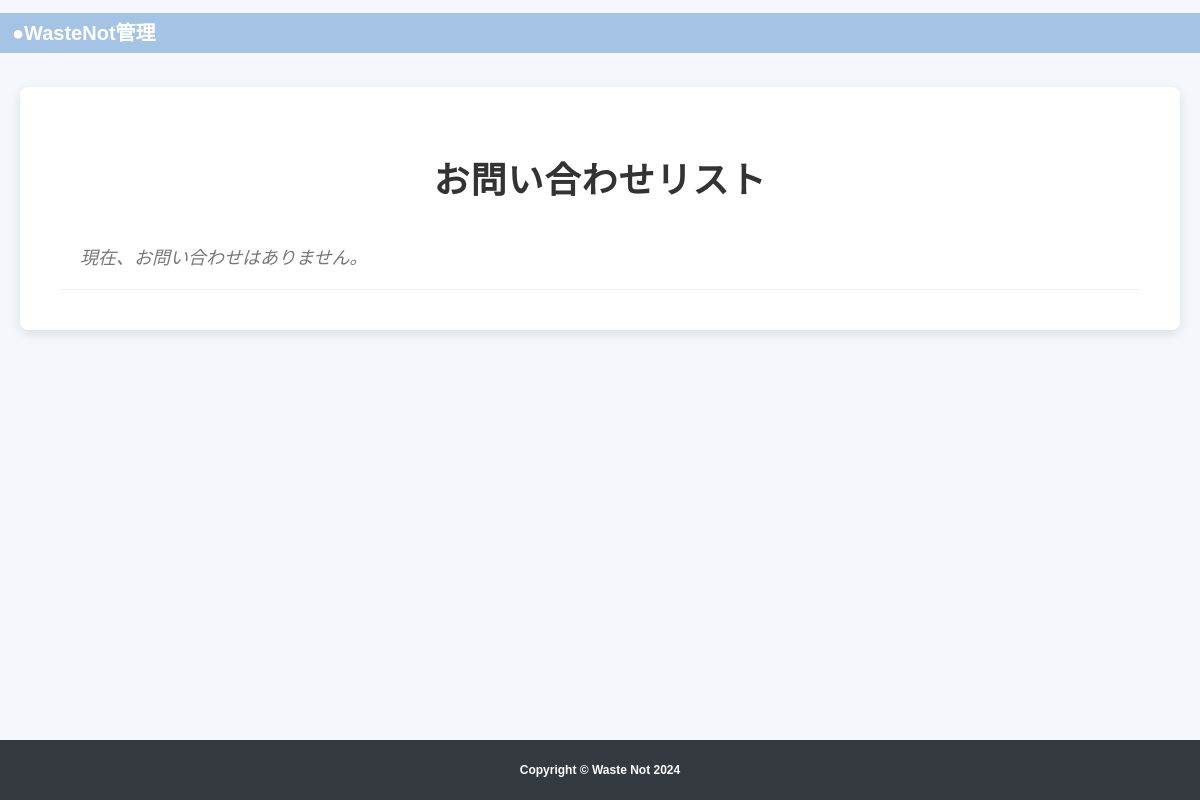
Before: /contacts/ with the older database file.
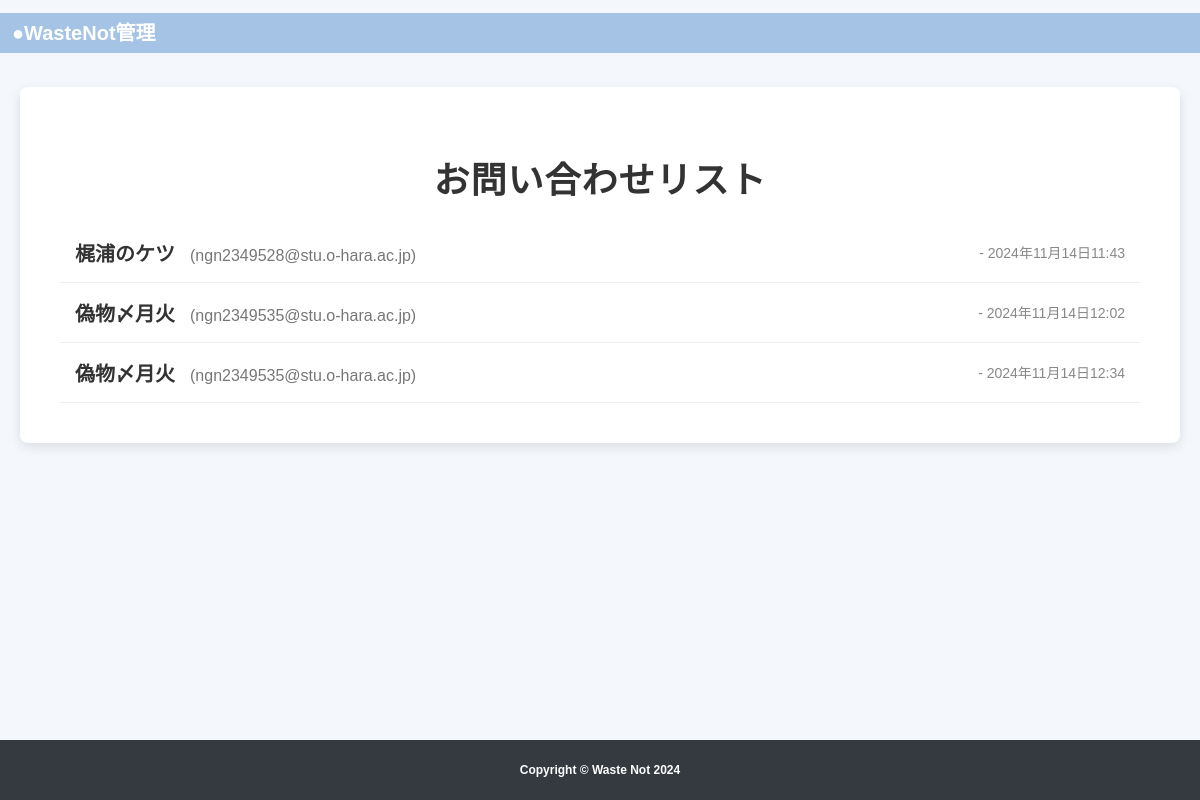
After: the same page with the newer database file.
### dgrouinquiry/models.py (models this page shows, shortened)
class Contact(models.Model):
    name = models.CharField(max_length=100)
    email = models.EmailField()
    message = models.TextField()
    address = models.CharField(max_length=255)
    created_at = models.DateTimeField(auto_now_add=True)  # 送信日時を自動で記録

### adminmenu/views.py (the view)
# urls.py: path('contacts/', views.contact_list, name='contact_list'),
def contact_list(request):
    contacts = Contact.objects.all()
    return render(request, 'contact_list.html', {'contacts': contacts})

### adminmenu/templates/contact_list.html (shortened to what this page needs)
{% extends 'system_base.html' %}
{% load static %}
{% block content %}
<!DOCTYPE html>
<html lang="ja">
<head>
    <link rel="stylesheet" href="{% static 'css/contact_list.css' %}">
</head>
<body>
    <div class="contact-container">
        <h1 class="contact-title">お問い合わせリスト</h1>
        <ul class="contact-list">
            {% for contact in contacts %}
                <li class="contact-item">
                    <a href="{% url 'contact_detail' contact.id %}" class="contact-link">
                        <span class="contact-name">{{ contact.name }}</span>
                        <span class="contact-email">({{ contact.email }})</span>
                    </a>
                    <span class="contact-date">- {{ contact.created_at }}</span>
                </li>
            {% empty %}
                <li class="contact-item no-data">現在、お問い合わせはありません。</li>
            {% endfor %}
        </ul>
    </div>
</body>
</html>
{% endblock %}

Changed rows visible on the page:
added Contact: name "梶浦のケツ", email "ngn2349528@stu.o-hara.ac.jp", created_at "2024年11月14日11:43"
added Contact: name "偽物〆月火", email "ngn2349535@stu.o-hara.ac.jp", created_at "2024年11月14日12:02"
added Contact: name "偽物〆月火", email "ngn2349535@stu.o-hara.ac.jp", created_at "2024年11月14日12:34"
Other visible differences:
text no longer shown: "現在、お問い合わせはありません。"
